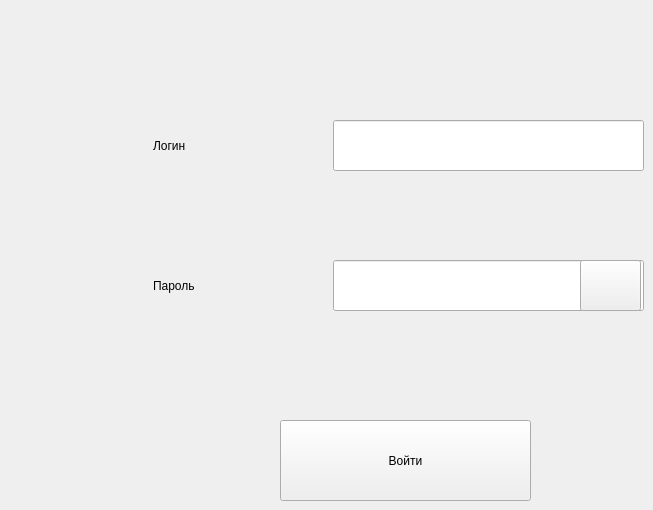
    <widget class="QWidget" name="autorizationpage">
     <widget class="QLineEdit" name="login">
      <property name="geometry">
       <rect>
        <x>333</x>
        <y>120</y>
        <width>311</width>
        <height>51</height>
       </rect>
      </property>
     </widget>
     <widget class="QPushButton" name="begin">
      <property name="geometry">
       <rect>
        <x>280</x>
        <y>420</y>
        <width>251</width>
        <height>81</height>
       </rect>
      </property>
      <property name="text">
       <string>Войти</string>
      </property>
     </widget>
     <widget class="QLabel" name="label_76">
      <property name="geometry">
       <rect>
        <x>153</x>
        <y>120</y>
        <width>181</width>
        <height>51</height>
       </rect>
      </property>
      <property name="text">
       <string>Логин</string>
      </property>
     </widget>
     <widget class="QLabel" name="label_77">
      <property name="geometry">
       <rect>
        <x>153</x>
        <y>260</y>
        <width>181</width>
        <height>51</height>
       </rect>
      </property>
      <property name="text">
       <string>Пароль</string>
      </property>
     </widget>
     <widget class="QLineEdit" name="password">
      <property name="geometry">
       <rect>
        <x>333</x>
        <y>260</y>
        <width>311</width>
        <height>51</height>
       </rect>
      </property>
     </widget>
     <widget class="QPushButton" name="see">
      <property name="geometry">
       <rect>
        <x>580</x>
        <y>260</y>
        <width>61</width>
        <height>51</height>
       </rect>
      </property>
      <property name="text">
       <string/>
      </property>
     </widget>
    </widget>
